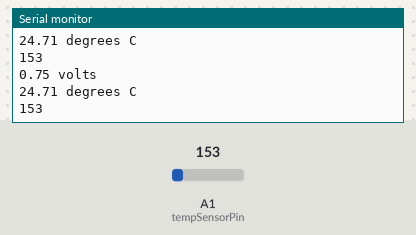
Simulated run of this program. Board: Arduino Uno, built with avr-gcc and run on an emulated ATmega328P. On the bench: the last lines printed to the serial monitor. Inputs (shaded band) come from the test bench; at power-on: A1 (tempSensorPin) = 153.

Above: at 1.3 s.
1.4 s: A1 (tempSensorPin) set to 165
At 1.83 s:
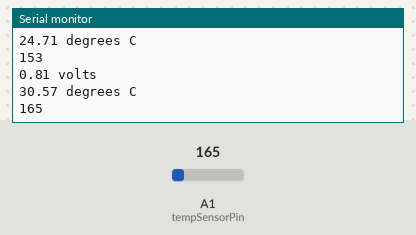
2.9 s: A1 (tempSensorPin) set to 175
At 3.33 s:
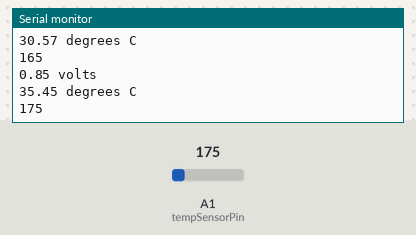
Timing chart, 0 to 5.9 s (numbered marks = the images above; inputs shaded):
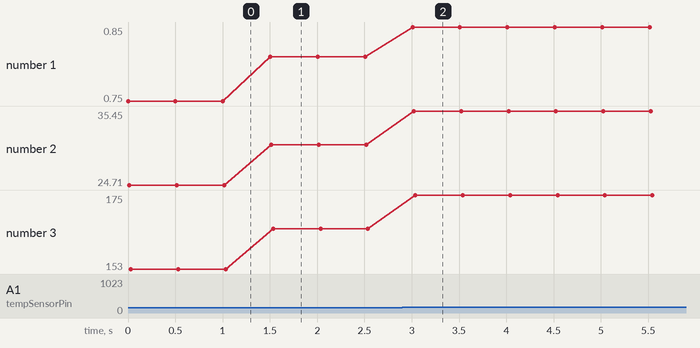

The program:

main.cpp
```cpp
#include <Arduino.h>


#define  ANALOGE_1 A1
#define  INPUT_VOLTAGE 5.0

int tempSensorPin = ANALOGE_1; // select the input pin for LDR

int sensorValue = 0, mappedValue = 0; // variable to store the value coming from the sensor

void setup() {
  Serial.begin(9600); //sets serial port for communication
}
void loop() {
  sensorValue = analogRead(tempSensorPin); // read the value from the sensor
  float voltage = (sensorValue * INPUT_VOLTAGE) / 1024;
  // print out the voltage
  Serial.print(voltage); Serial.println(" volts");

  // now print out the temperature
  float temperatureC = (voltage - 0.5) * 100 ;  //converting from 10 mv per degree wit 500 mV offset
                                               //to degrees ((voltage - 500mV) times 100)
  Serial.print(temperatureC); Serial.println(" degrees C");

  mappedValue = map(sensorValue, 0, INPUT_VOLTAGE, 0, 5);
  Serial.println(mappedValue); //prints the values coming from the sensor on the screen

  delay(500);

}
```

Measured:
- after the input at 1.4 s, the serial monitor: prints a new line after 0.10 s (image 1)
- after the input at 2.9 s, the serial monitor: prints a new line after 0.11 s (image 2)
- plotted number 1: 0.75 → 0.81 after the input at 1.4 s, 0.81 → 0.85 after the input at 2.9 s
- plotted number 2: 24.71 → 30.57 after the input at 1.4 s, 30.57 → 35.45 after the input at 2.9 s
- plotted number 3: 153 → 165 after the input at 1.4 s, 165 → 175 after the input at 2.9 s
